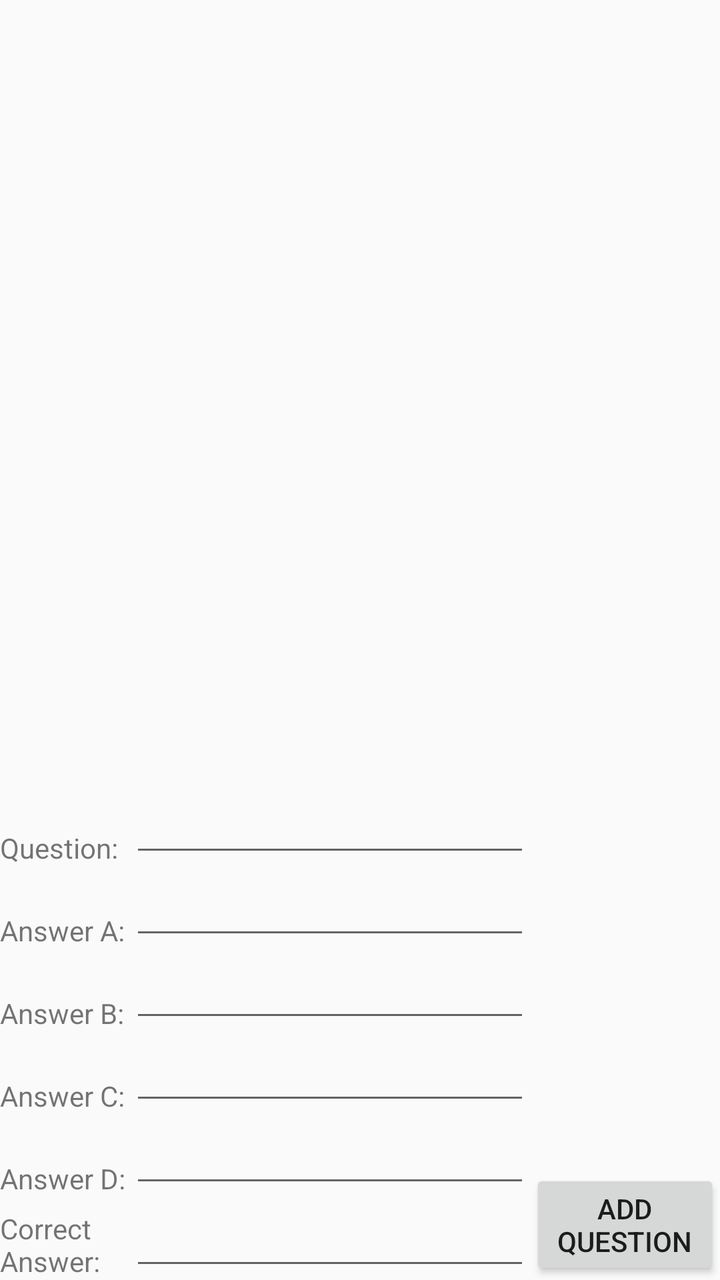
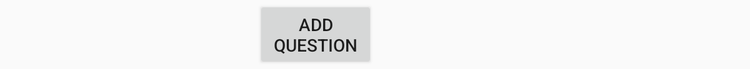

Two renders of one Android screen. The first uses the default layout on a phone; the second uses the alternative layout the repository ships for a different screen configuration, on a matching device. The two XML files are below.
<!-- AndroidManifest.xml: application theme Theme.AppCompat.Light.NoActionBar -->
<!-- res/layout/activity_quiz_multi_choice_pool.xml -->
<?xml version="1.0" encoding="utf-8"?>
<RelativeLayout xmlns:android="http://schemas.android.com/apk/res/android"
    xmlns:tools="http://schemas.android.com/tools"
    android:orientation="vertical"
    android:layout_width="match_parent"
    android:layout_height="match_parent"
    tools:context="com.algonquin.finalgroupproject.QuizMultiChoicePool">

    <ListView
        android:id="@+id/listview_quizpool"
        android:layout_width="match_parent"
        android:layout_height="wrap_content"
        android:layout_alignParentTop="true"
        android:layout_alignParentStart="true"
        android:layout_alignParentEnd="true"
        android:layout_above="@+id/progressBar_Quiz" />

    <ProgressBar
        android:id="@+id/progressBar_Quiz"
        android:layout_width="match_parent"
        android:layout_height="wrap_content"
        android:visibility="invisible"
        android:layout_above="@+id/edittext_newQuiz"
        style="?android:attr/progressBarStyleHorizontal" />

    <TextView
        android:layout_width="wrap_content"
        android:layout_height="wrap_content"
        android:text="Question:"
        android:layout_alignParentStart="true"
        android:layout_above="@+id/edittext_A" />

    <EditText
        android:id="@+id/edittext_newQuiz"
        android:layout_width="200dp"
        android:layout_height="wrap_content"
        android:layout_above="@+id/edittext_A"
        android:layout_toLeftOf="@+id/button_addQuestion" />

    <TextView
        android:layout_width="wrap_content"
        android:layout_height="wrap_content"
        android:text="Answer A:"
        android:layout_alignParentStart="true"
        android:layout_above="@+id/edittext_B"/>

    <EditText
        android:id="@+id/edittext_A"
        android:layout_width="200dp"
        android:layout_height="wrap_content"
        android:layout_above="@+id/edittext_B"
        android:layout_toLeftOf="@+id/button_addQuestion" />

    <TextView
        android:layout_width="wrap_content"
        android:layout_height="wrap_content"
        android:text="Answer B:"
        android:layout_alignParentStart="true"
        android:layout_above="@+id/edittext_C"/>

    <EditText
        android:id="@+id/edittext_B"
        android:layout_width="200dp"
        android:layout_height="wrap_content"
        android:layout_above="@+id/edittext_C"
        android:layout_toLeftOf="@+id/button_addQuestion" />

    <TextView
        android:layout_width="wrap_content"
        android:layout_height="wrap_content"
        android:text="Answer C:"
        android:layout_alignParentStart="true"
        android:layout_above="@+id/edittext_D"/>

    <EditText
        android:id="@+id/edittext_C"
        android:layout_width="200dp"
        android:layout_height="wrap_content"
        android:layout_above="@+id/edittext_D"
        android:layout_toLeftOf="@+id/button_addQuestion" />

    <TextView
        android:layout_width="wrap_content"
        android:layout_height="wrap_content"
        android:text="Answer D:"
        android:layout_alignParentStart="true"
        android:layout_above="@+id/edittext_correct"/>

    <EditText
        android:id="@+id/edittext_D"
        android:layout_width="200dp"
        android:layout_height="wrap_content"
        android:layout_above="@+id/edittext_correct"
        android:layout_toLeftOf="@+id/button_addQuestion" />

    <TextView
        android:layout_width="wrap_content"
        android:layout_height="wrap_content"
        android:text="Correct \nAnswer:"
        android:layout_alignParentStart="true"
        android:layout_alignParentBottom="true"/>

    <EditText
        android:id="@+id/edittext_correct"
        android:layout_width="200dp"
        android:layout_height="wrap_content"
        android:layout_alignParentBottom="true"
        android:layout_toLeftOf="@+id/button_addQuestion" />

    <Button
        android:id="@+id/button_addQuestion"
        android:layout_width="95dp"
        android:layout_height="wrap_content"
        android:layout_alignParentEnd="true"
        android:layout_alignParentBottom="true"
        android:text="@string/button_addQuestion" />

</RelativeLayout>
<!-- resources referenced by this layout -->
<resources>
  <string name="button_addQuestion">Add Question</string>
</resources>
<!-- res/layout-sw600dp/activity_quiz_multi_choice_pool.xml (the repository's variant of the layout above) -->
<!-- drawn on a 7-inch tablet held upright -->
<?xml version="1.0" encoding="utf-8"?>
<ScrollView android:layout_width="match_parent"
    android:layout_height="wrap_content"
    android:fillViewport="true"
    xmlns:android="http://schemas.android.com/apk/res/android" >

    <RelativeLayout
        android:orientation="vertical"
        android:layout_width="300dp"
        android:layout_height="wrap_content">

        <ListView
            android:id="@+id/listview_multichoice"
            android:layout_width="match_parent"
            android:layout_height="wrap_content"
            android:layout_alignParentTop="true"
            android:layout_alignParentStart="true"
            android:layout_alignParentEnd="true" />

        <ListView
            android:id="@+id/listview_truefalse"
            android:layout_width="match_parent"
            android:layout_height="wrap_content"
            android:layout_alignParentEnd="true"
            android:layout_alignParentStart="true"
            android:layout_below="@+id/listview_multichoice" />

        <ListView
            android:id="@+id/listview_numeric"
            android:layout_width="match_parent"
            android:layout_height="wrap_content"
            android:layout_alignParentStart="true"
            android:layout_alignParentEnd="true"
            android:layout_below="@+id/listview_truefalse" />

        <ProgressBar
            android:id="@+id/progressBar_Quiz"
            android:layout_width="match_parent"
            android:layout_height="wrap_content"
            android:visibility="invisible"
            android:layout_below="@+id/listview_numeric"
            style="?android:attr/progressBarStyleHorizontal" />

        <Button
            android:id="@+id/button_addQuestion"
            android:layout_width="95dp"
            android:layout_height="wrap_content"
            android:layout_alignParentBottom="true"
            android:layout_alignEnd="@+id/listview_multichoice"
            android:text="@string/button_addQuestion" />

        <FrameLayout
            android:id="@+id/tablet_framelayout"
            android:layout_width="match_parent"
            android:layout_height="wrap_content"
            android:layout_toEndOf="@+id/listview_multichoice"
            android:layout_alignParentEnd="true">
        </FrameLayout>

    </RelativeLayout>


</ScrollView>
